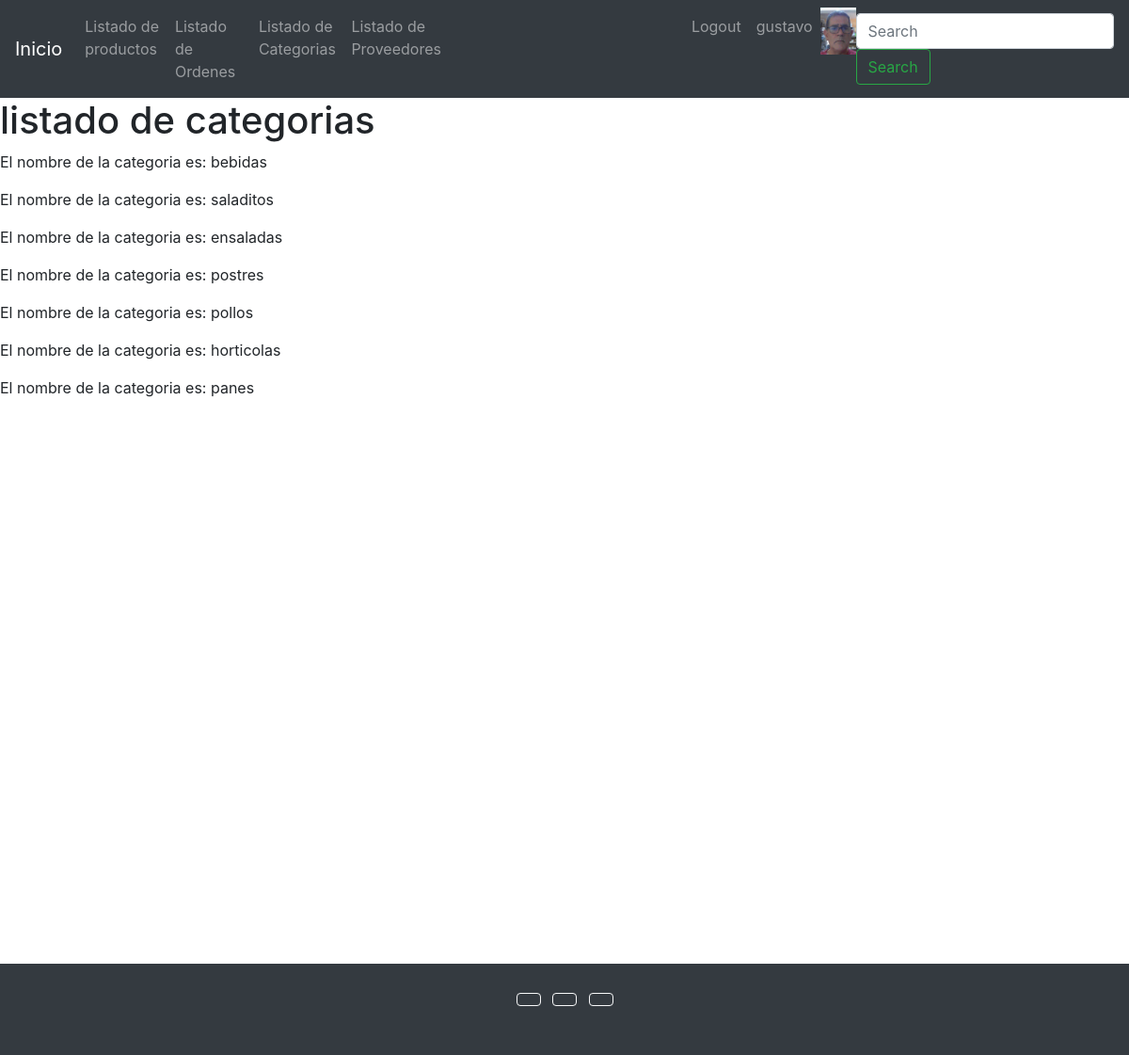
Screenshot of /products/list-categories/ (signed in) with the database file from the repository.
### users/models.py (models this page shows)
class UserProfile(models.Model):
    user = models.OneToOneField(User, on_delete=models.CASCADE, related_name='profile')
    phone = models.CharField(max_length=25, null=True, blank=True)
    birth_date = models.DateField(null=True, blank=True)
    profile_picture = models.ImageField(upload_to='profile_images', null=True, blank=True)# Create your models here.

### products/models.py (models this page shows)
class Category(models.Model):
    name = models.CharField(max_length= 60 ,unique=True )

### products/views.py (the view)
# urls.py: path('list-categories/',list_categories),
@login_required
def list_categories(request):
    all_categories = Category.objects.all()
    context = {
        'categories':all_categories
    }
    return render(request, 'products/list_categories.html', context=context)

### templates/products/list_categories.html (shortened to what this page needs)
{% extends 'base.html' %}
{% block content %}
    <h1>listado de categorias</h1>
    {% for category in categories %}
        <p>El nombre de la categoria es: {{category.name}} </p>
    {% endfor %}
{% endblock %}

### templates/base.html (shortened to what this page needs)
<!DOCTYPE html>
<html lang="en">
<head>
    <link rel="stylesheet" href="https://cdn.jsdelivr.net/npm/bootstrap@4.6.2/dist/css/bootstrap.min.css"
>
</head>
<body>
    <header>
        <nav class="navbar navbar-expand-lg navbar-dark bg-dark">
            <a class="navbar-brand" href="/">Inicio</a>
            <div class="collapse navbar-collapse" id="navbarSupportedContent">
                <ul class="navbar-nav mr-auto">
                    <li class="nav-item">
                        <a class="nav-link" href="/products/list-products/">Listado de productos</a>
                    </li>
                    <li class="nav-item">
                        <a class="nav-link" href="/orders/list-orders/">Listado de Ordenes</a>
                    </li>
                    <li class="nav-item">
                        <a class="nav-link" href="/products/list-categories/">Listado de Categorias</a>
                    </li>
                    <li class="nav-item" style="margin-right: 250px;">
                        <a class="nav-link" href="/providers/providers-list/">Listado de Proveedores</a>
                    </li>
                    {% if request.user.is_authenticated %}
                    <li class="nav-item">
                        <a class="nav-link" href="/users/logout/">Logout</a>
                    </li>
                    <li class="nav-item">
                        <a class="nav-link" href="/users/update/">{{request.user.username}}</a>
                    </li>
                        {% if request.user.profile.profile_picture.url != '' %}
                            <img src="{{request.user.profile.profile_picture.url}}" alt="profile_picture" width="50px" height="50px">
                        {% endif %}
                    {% endif %}
                </ul>
                <form class="form-inline my-2 my-lg-0" action="/products/list-products/" method="GET">
                    <input class="form-control mr-sm-2" type="search" placeholder="Search" aria-label="Search" name="search">
                    <button class="btn btn-outline-success my-2 my-sm-0" type="submit">Search</button>
                </form>
            </div>
        </nav>
    </header>
    {% block content %}
    {% endblock %}
    <footer class="bg-dark text-center text-white" style="margin-top:600px;">
        <div class="container p-4">
        <section class="mb-4">
            <a class="btn btn-outline-light btn-floating m-1" href="#!" role="button"
            ></a>
            <a class="btn btn-outline-light btn-floating m-1" href="#!" role="button"
            ></a>
            <a class="btn btn-outline-light btn-floating m-1" href="#!" role="button"
            ></a>
</body>
</html>

### rows the page displays
Category: name "bebidas"
Category: name "saladitos"
Category: name "ensaladas"
Category: name "postres"
Category: name "pollos"
Category: name "horticolas"
Category: name "panes"

### other values shown
{{ request.user.username }} "gustavo"
